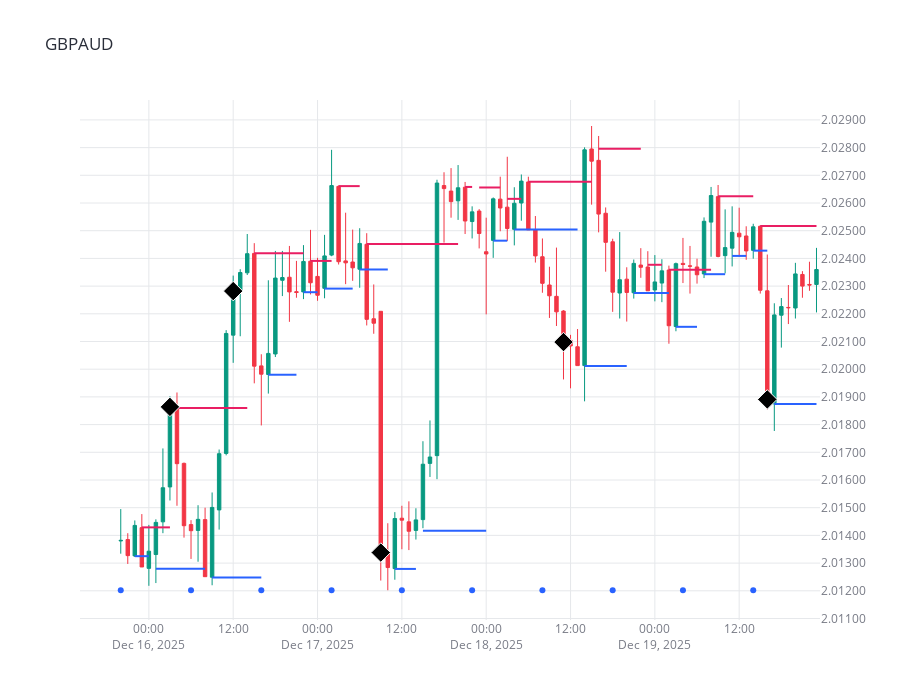

The notebook cell saved with this chart:
### Code cell
import sys
import os
from datetime import datetime
from dotenv import load_dotenv
original_stdout = sys.stdout
original_stderr = sys.stderr
sys.stdout = open(os.devnull, 'w')
sys.stderr = open(os.devnull, 'w')
dotenv_path = os.path.abspath(os.path.join("..", ".env"))
load_dotenv(dotenv_path)

os.environ['ZONE_INVERSION_MARGIN_MICROPIPS'] = '110'  # Zones Tuning
os.environ['BREAKOUT_MIN_STRENGTH_MICROPIPS'] = '100'  # Breakout Tuning
os.environ['MIN_RISK_DISTANCE_MICROPIPS'] = '0.001'

notebook_dir = os.getcwd()
if os.path.basename(notebook_dir) == "notebooks":
    parent_dir = os.path.abspath("..")
    if parent_dir not in sys.path:
        sys.path.insert(0, parent_dir)
from src.utils.config import Config
from src.models.timeframe import Timeframe
from src.utils.plot import plotly_plot
from main import backtesting

Config.show_debug_logs = True
# Tuning
# Config.zone_inversion_margin_micropips = 0 # Zones Tuning
# Config.breakout_min_strength_micropips = 100 # Breakout Tuning: We to break at least X amount of micropips in order to consider a breakout as valid
# Config.min_risk_distance_micropips = 0 


max_candles = 300
symbols = ['GBPJPY']
timeframe = Timeframe.M15
start_date = datetime(2025, 12, 1, 13, 10, 0)
end_date = datetime.now()



cerebro, data = backtesting(
        symbols=symbols,
        timeframe=timeframe,
        start_date=start_date,
        end_date=end_date,
        max_candles=max_candles
    )
for symbol_index, (symbol, pair_data) in enumerate(data.items()):
    plotly_plot(cerebro, pair_data, symbol, symbol_index=symbol_index, height=700)
